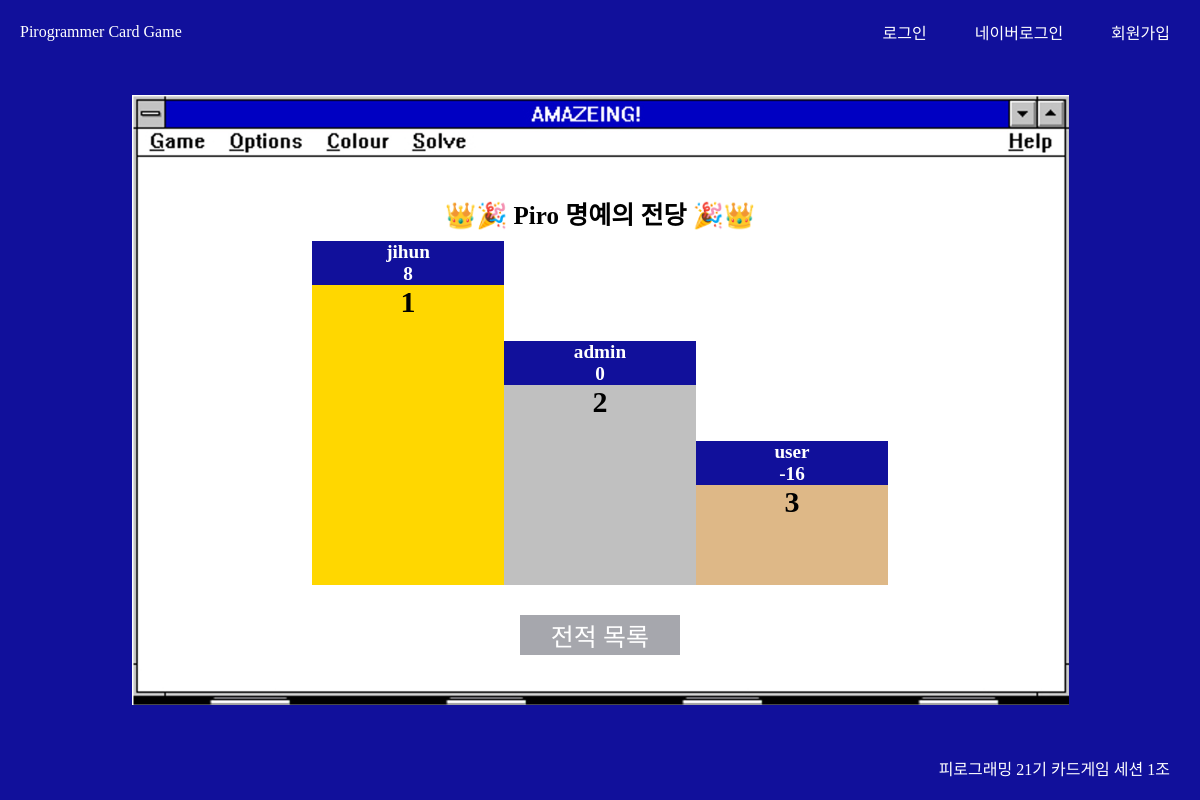
The app's page /game/ranking/, older data.
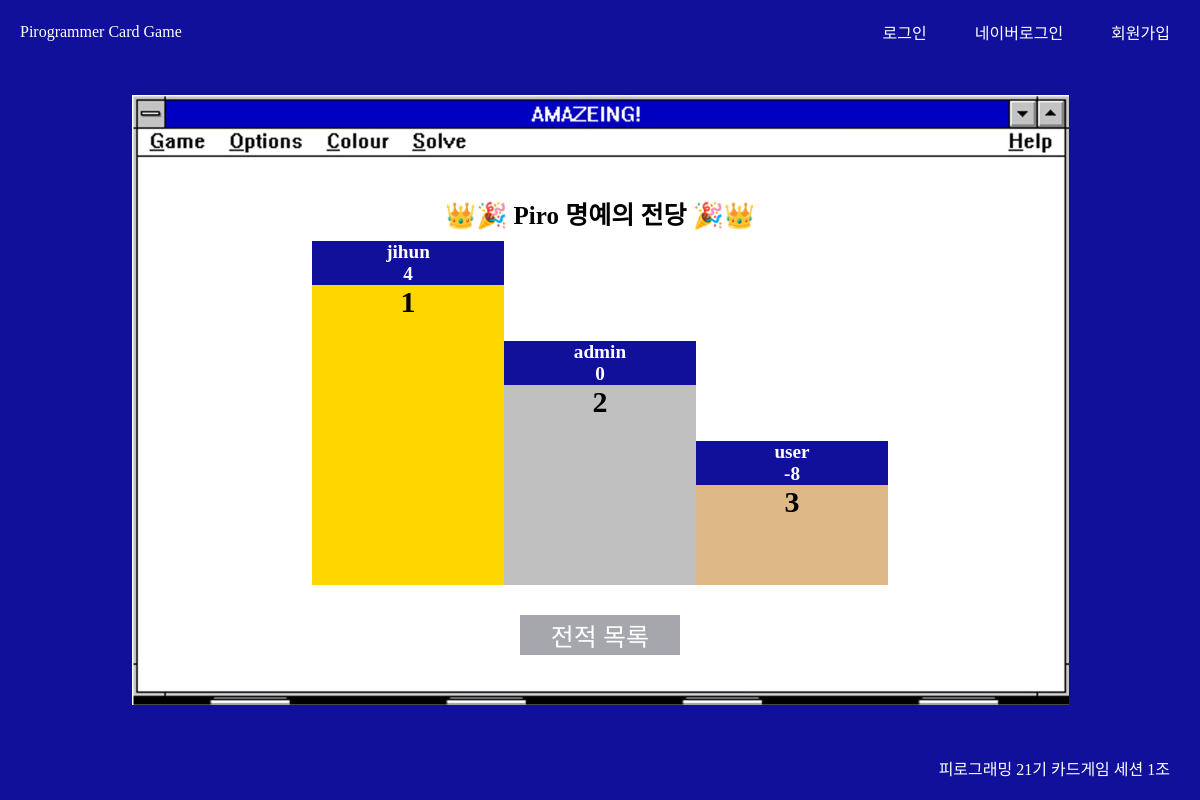
The same page, newer data.
### apps/users/models.py (models this page shows, shortened)
class Users(AbstractUser):
    first_name = None
    last_name = None
    user_name = models.CharField(max_length=10, null=True)
    user_score = models.IntegerField(default=0)
    groups = models.ManyToManyField(
        Group,
        related_name="custom_users_groups",  # 고유한 이름으로 변경
        blank=True,
        help_text=(
            "The groups this user belongs to. A user will get all permissions "
            "granted to each of their groups."
        ),
        related_query_name="user",
    )
    user_permissions = models.ManyToManyField(
        Permission,
        related_name="custom_users_permissions",  # 고유한 이름으로 변경
        blank=True,
        help_text="Specific permissions for this user.",
        related_query_name="user",
    )

### apps/game/views.py (the view)
# urls.py: path("ranking/", ranking, name="ranking"),
def ranking(request):
    user_list = Users.objects.order_by("-user_score")
    if len(user_list) >= 3:
        user_list = user_list[:3]
    return render(request, "game/game_ranking.html", {"user_list": user_list})

### templates/game/game_ranking.html
{% extends 'base.html' %}
{% load static %}
{% block head %}
    <link rel="stylesheet" href="{%static 'css/ranking.css' %}">
{% endblock %}
{% block content %}
<section class="submit_container">
    <div class="ranking_container">
        <div id="ranking_content">
            <h3 id="ranking-title">👑🎉 Piro 명예의 전당 🎉👑</h3>
            <div id="ranking-123">
                {% with sorted_users=user_list|dictsortreversed:"user_score" %}
                    {% for user in sorted_users|slice:":3" %}
                        {% if forloop.counter == 2 %}
                            <div>
                                <div class="ranking-text">
                                    <p>{{ user.username }}</p>
                                    <p>{{ user.user_score }}</p>
                                </div>
                                <div id="ranking-2">2</div>
                            </div>
                        {% elif forloop.counter == 1 %}
                            <div>
                                <div class="ranking-text">
                                    <p>{{ user.username }}</p>
                                    <p>{{ user.user_score }}</p>
                                </div>
                                <div id="ranking-1">1</div>
                            </div>
                        {% elif forloop.counter == 3 %}
                            <div>
                                <div class="ranking-text">
                                    <p>{{ user.username }}</p>
                                    <p>{{ user.user_score }}</p>
                                </div>
                                <div id="ranking-3">3</div>
                            </div>
                        {% endif %}
                    {% endfor %}
                {% endwith %}
            </div>
            <div class="submit_center"><a href="{% url 'game:history' %}" class="to_list">전적 목록</a></div>
        </div>
    </div>
</section>
{% endblock %}

### templates/base.html (shortened to what this page needs)
{% load static %}
<!DOCTYPE html>
<html lang="ko">
<head>
    <link rel="stylesheet" href="{% static 'css/main.css' %}">
    {% block head %}
    {% endblock %}
</head>
<body>
    {% include 'navbar.html'%}
    {% block content %}{% endblock %}
    {% include 'footer.html'%}
</body>
</html>

### templates/navbar.html
{% block content %}
<nav>
    <div id="nav_title">
        <a href='/'>Pirogrammer Card Game</a>
    </div>
    {% if user.is_authenticated %}
    <div id="nav_menu">
        <a href='{% url "game:attack" %}'>게임하기</a>
        <a href='{% url "game:ranking" %}'>랭킹보기</a>
        <a href='{% url "users:logout" %}'>로그아웃</a>
    </div>
    {% else %}
    <div id="nav_menu">
        <a href='{% url "users:login" %}'>로그인</a>
        {% load socialaccount %}
        <a href="{% provider_login_url 'naver' %}">네이버로그인</a>
        <a href='{% url "users:signup" %}'>회원가입</a>
    </div>
    {% endif %}
</nav>
{% endblock %}

### templates/footer.html
{% block content %}
    <footer>
        <span>피로그래밍 21기 카드게임 세션 1조</span>
    </footer>
{% endblock %}

### static/css/main.css (style rules this page uses)
:root { --main-color: #11109B; --gray-color: #A6A7AD; --main-font: "DungGeunMo"; --main-border: 2px solid black; }
* { margin: 0; padding: 0; }
a { color: white; font-family: var(--main-font); }
nav { background-color: var(--main-color); display: flex; align-items: center; height: 8vh; justify-content:space-between; display: flex; flex-wrap: nowrap; margin: 0; padding: 0; }
nav > div { margin: 0 10rem; color: white; font-family: var(--main-font); }
#nav_menu { display: flex; align-items: flex-start; gap: 3rem; margin: 0; margin-right: 30px; }
#nav_title { display: flex; align-items: flex-start; margin-left: 20px; }
#nav_menu > a, #nav_title > a { color:white; text-decoration: none; }
footer { height: 8vh; background-color: var(--main-color); display: flex; justify-content: flex-end; align-items: center; padding-right: 30px; }
footer > span { color: white; font-family: var(--main-font); }
section { height: 84vh; background-color: var(--main-color); background-image: url(../images/blue_screen.png); background-size: cover; }

### static/css/ranking.css (style rules this page uses)
html, body { padding: 0; margin: 0; }
.submit_container { display: flex; align-items: center; justify-content: center; background-image: none; }
.ranking_container { width: 80%; height: auto; background-image: url(../images/game_background.jpg); background-size : contain; background-repeat: no-repeat; background-position: center; text-align: center; flex-direction: column; align-items: center; }
#ranking_content { margin-top: 100px; margin-bottom: 50px; }
#ranking-title { margin-bottom: 10px; font-size: 25px; }
#ranking-123 { display: flex; flex-direction: row; justify-content: center; align-items: flex-end; text-align: center; height: 62%; }
#ranking-123 > div { width: 20%; margin-bottom: 30px }
#ranking-1 { height: 300px; background-color: gold; font-weight: 900; font-size: 30px; }
#ranking-2 { height: 200px; background-color: silver; font-weight: 900; font-size: 30px; }
#ranking-3 { height: 100px; background-color: burlywood; font-weight: 900; font-size: 30px; }
.ranking-text { background-color: var(--main-color); color: white; font-size: larger; font-weight: 600; }
.submit_center { display: flex; justify-content: center; }
.submit_center > a { background-color: var(--gray-color); width: 160px; height: 40px; font-size: 25px; }
.to_list { text-decoration: none; display: flex; align-items: center; justify-content: center; }

Row changes from the older to the newer data that the page shows:
changed Users "jihun": user_score "8" → "4"
changed Users "user": user_score "-16" → "-8"
